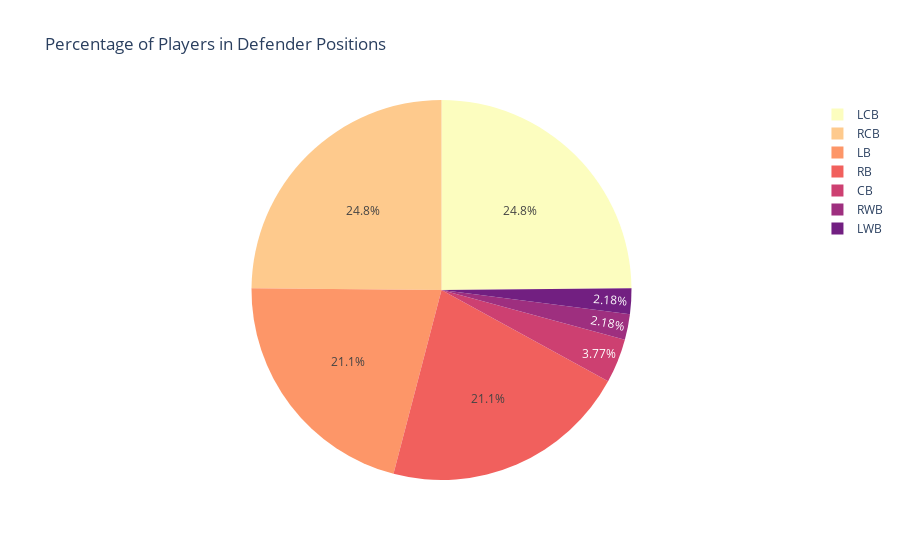

Source (notebook cell):
### Markdown cell above
#### 8- Pie chart Describing the Percentage of Players in different Defender positions

### Code cell
defence = ['LCB', 'RCB', 'LB', 'RB', 'CB', 'RWB', 'LWB']
sample = df_20.query('team_position in @defence')

fig = px.pie(sample, names= 'team_position', color_discrete_sequence=px.colors.sequential.Magma_r, title ='Percentage of Players in Defender Positions')
fig.show()

### Figure 1 — Plotly figure (JSON) as saved in the notebook; plotly's stock layout.template omitted (floating-point values rounded to 4 significant figures; data arrays with more than 128 entries replaced by an {"elided": "..."} marker saying what was removed)
{"data": [{"domain": {"x": [0, 1], "y": [0, 1]}, "hovertemplate": "team_position=%{label}<extra></extra>", "labels": {"elided": "2656 str values"}, "legendgroup": "", "name": "", "showlegend": true, "type": "pie"}], "layout": {"autosize": true, "legend": {"tracegroupgap": 0}, "piecolorway": ["#fcfdbf", "#feca8d", "#fd9668", "#f1605d", "#cd4071", "#9e2f7f", "#721f81", "#440f76", "#180f3d", "#000004"], "title": {"text": "Percentage of Players in Defender Positions"}}}
